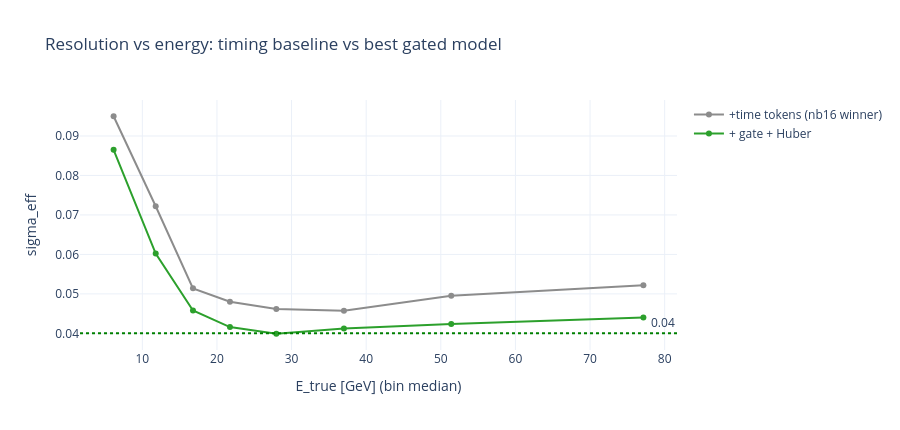

Notebook source saved alongside this figure:
### Code cell
def sig_bins(pe, tr, n=8):
    edges = np.quantile(tr, np.linspace(0, 1, n + 1)); cx, sy = [], []
    for i in range(n):
        hi = edges[i + 1] + (1e-6 if i == n - 1 else 0.0); mk = (tr >= edges[i]) & (tr < hi)
        if mk.sum() >= 20: cx.append(float(np.median(tr[mk]))); sy.append(float(resolution(pe[mk], tr[mk])["sigma_eff"]))
    return np.array(cx), np.array(sy)
best = summary17.sort_values("sigma_eff").iloc[0]["config"]
fig = go.Figure()
for name, col in [("+time tokens (nb16 winner)", "#8c8c8c"), (best, "#2ca02c")]:
    cx, sy = sig_bins(best_pe[name], Et[kte]); fig.add_trace(go.Scatter(x=cx, y=sy, mode="lines+markers", name=name, line=dict(color=col)))
fig.add_hline(y=0.04, line_dash="dot", line_color="green", annotation_text="0.04")
fig.update_layout(template="plotly_white", height=430, xaxis_title="E_true [GeV] (bin median)", yaxis_title="sigma_eff",
                  title="Resolution vs energy: timing baseline vs best gated model")
fig.show()

### Figure 1 — Plotly figure (JSON) as saved in the notebook; plotly's stock layout.template omitted (floating-point values rounded to 4 significant figures)
{"data": [{"line": {"color": "#8c8c8c"}, "mode": "lines+markers", "name": "+time tokens (nb16 winner)", "type": "scatter", "x": [6.15, 11.79, 16.79, 21.74, 27.96, 37.02, 51.4, 77.15], "y": [0.095, 0.0722, 0.0514, 0.048, 0.0462, 0.0457, 0.0495, 0.0522]}, {"line": {"color": "#2ca02c"}, "mode": "lines+markers", "name": "+ gate + Huber", "type": "scatter", "x": [6.15, 11.79, 16.79, 21.74, 27.96, 37.02, 51.4, 77.15], "y": [0.0865, 0.0602, 0.0458, 0.0416, 0.0399, 0.0412, 0.0424, 0.044]}], "layout": {"annotations": [{"showarrow": false, "text": "0.04", "x": 1, "xanchor": "right", "xref": "x domain", "y": 0.04, "yanchor": "bottom", "yref": "y"}], "height": 430, "shapes": [{"line": {"color": "green", "dash": "dot"}, "type": "line", "x0": 0, "x1": 1, "xref": "x domain", "y0": 0.04, "y1": 0.04, "yref": "y"}], "title": {"text": "Resolution vs energy: timing baseline vs best gated model"}, "xaxis": {"title": {"text": "E_true [GeV] (bin median)"}}, "yaxis": {"title": {"text": "sigma_eff"}}}}
